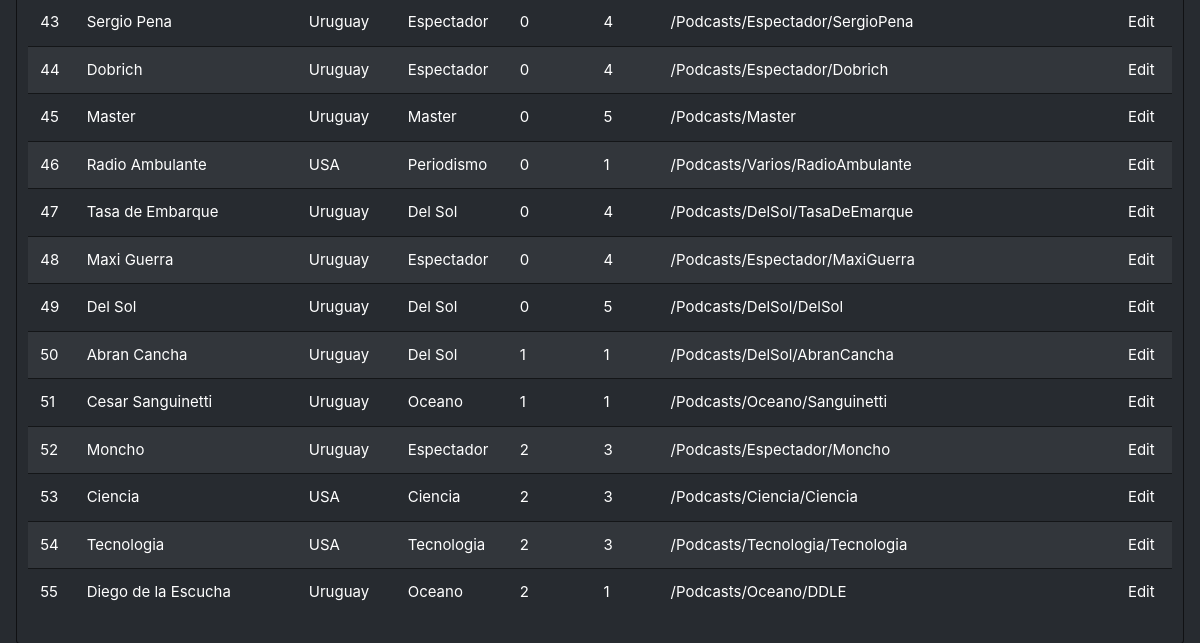
The page /podcast/list (lower part) on the database as committed earlier.
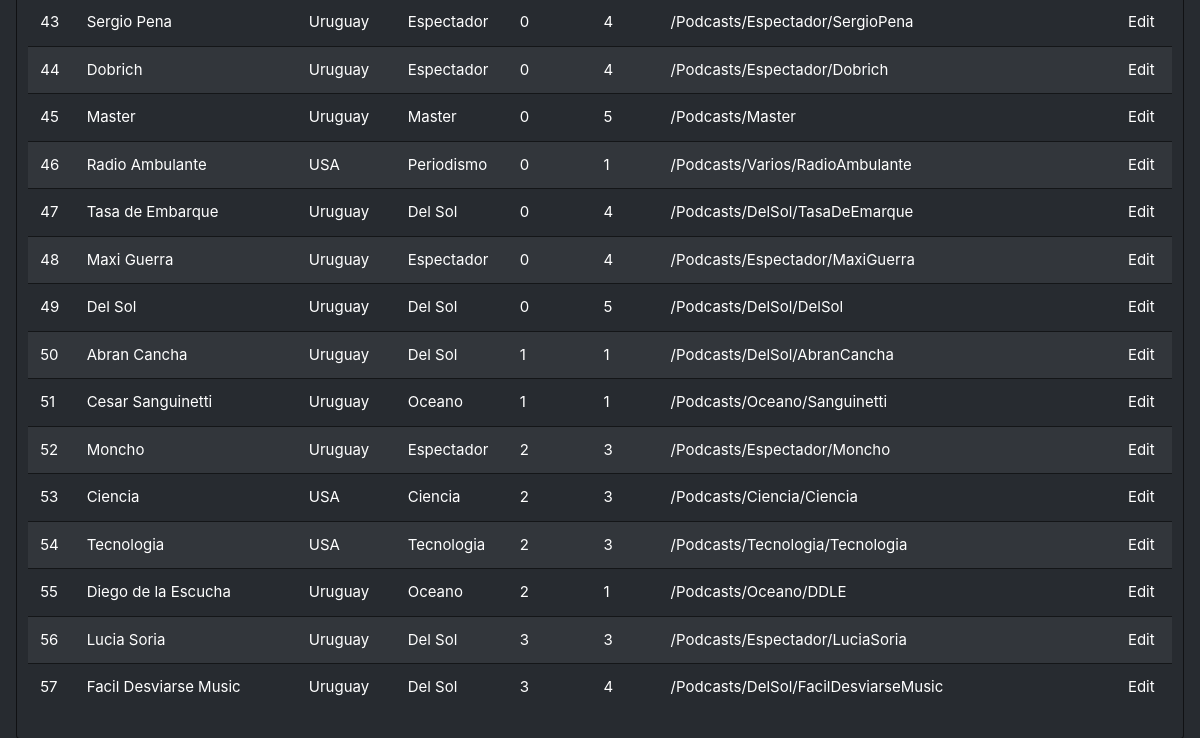
The same page on the database as committed later.
### app/models.py (models this page shows, shortened)
class Podcast(db.Model):
    __tablename__ = 'podcast'
    id = db.Column(db.Integer, unique=True, nullable=False, primary_key=True)
    name = db.Column(db.String(80),nullable=True)
    image = db.Column(db.String(80),nullable=True)
    country = db.Column(db.String(80),nullable=True)
    description = db.Column(db.String(120),nullable=True)
    style = db.Column(db.String(80),nullable=True)
    stars = db.Column(db.Integer,nullable=True)
    feed_url = db.Column(db.String(120),nullable=True)
    internal_feed_url = db.Column(db.String(120),nullable=True)
    web_url = db.Column(db.String(120),nullable=True)
    pod_dir = db.Column(db.String(120),nullable=True)
    publisher = db.Column(db.String(80),nullable=True)
    priority = db.Column(db.Integer, nullable=True)
    fav = db.Column(db.Boolean,nullable=True)
    podcast_link_list = db.relationship('Podcast_Link', backref='podcast')
    episode_list = db.relationship('Episode', backref='podcast')

### app/views_podcast.py (the view)
@podcast.route('/podcast/list', methods=['GET'])
def podcast_list():
    podcast_list = Podcast.query.all()
    session['last_url'] = url_for('podcast.podcast_list')
    template_page = 'podcast_list.html'
    return render_template(template_page, podcast_list=podcast_list, bookmark_manager=bookmark_manager)

### app/templates/podcast/podcast_list.html (shortened to what this page needs)
{% extends "base.html" %}
{% block head %}
    <link "https://cdn.datatables.net/1.10.19/css/jquery.dataTables.min.css" rel="stylesheet">
{% endblock head %}
{% block body %}
<div class="bs-component">
<div class="col-grid-full">
  <div class="card text-white bg-dark" style="flex: 0 0 100%">
  <div class="card-body">
  <table width="100%" class="table table-striped table-hover" id="dataTables">
    <tbody>
      {% for podcast in podcast_list %}
        <tr>
          <td>{{podcast.id}}</td>
          <td><a href="{{ url_for('podcast.podcast_show',id=podcast.id) }}">{{podcast.name}}</a></td>
          <td>{{podcast.country}}</td>
          <td>{{podcast.style}}</td>
          <td>{{podcast.priority}}</td>
          <td>{{podcast.stars}}</td>
          <td>{{podcast.pod_dir}}</td>
          <td>{{podcast.playlist}}</td>
          <td><a href="{{ url_for('podcast.podcast_edit',id=podcast.id) }}">Edit</a></td>
        </tr>
      {% endfor %}
    </tbody>
  </table>
  </div>
  </div>
</div>
</div>
{% endblock body %}

### app/templates/base/base.html (shortened to what this page needs)
<!DOCTYPE html>
<html lang="en">
<head>
    <link rel="stylesheet" href="https://maxcdn.bootstrapcdn.com/bootstrap/4.0.0/css/bootstrap.min.css">
    <link rel="stylesheet" href="/static/css/slate/bootstrap.css" media="screen">
    <link rel="stylesheet" href="/static/css/custom.css" media="screen">
    <link "https://cdn.datatables.net/1.10.19/css/jquery.dataTables.min.css" rel="stylesheet">
    <link rel="stylesheet" href="https://use.fontawesome.com/releases/v5.0.13/css/all.css">
{% block head %}
{% endblock head %}
</head>
<body {% block body_header %}{% endblock body_header %}>
  <div class="container" style="max-width: 1500px;">
  {% block body %}
  {% endblock body %}
  </div>
</body>

### app/static/css/custom.css (style rules this page uses)
.col-grid-full { display: flex; flex: 0 0 100%; min-height: 1px; padding-right: 1px; padding-left: 1px; padding-top: 10px; padding-bottom: 10px; }

Rows that differ between the two databases and show on the page:
added Podcast: id "56", name "Lucia Soria", country "Uruguay", style "Del Sol", priority "3", stars "3", pod_dir "/Podcasts/Espectador/LuciaSoria"
added Podcast: id "57", name "Facil Desviarse Music", country "Uruguay", style "Del Sol", priority "3", stars "4", pod_dir "/Podcasts/DelSol/FacilDesviarseMusic"
